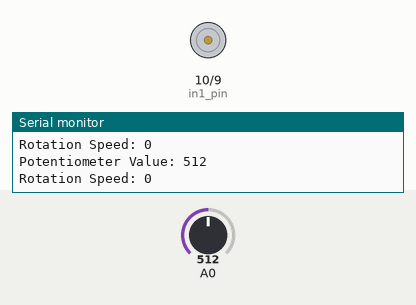
A sketch run on a simulated Arduino Uno, built with avr-gcc and run on an emulated ATmega328P. Parts: motor-driver pin pairs drawn as motors (green arrow = first pin HIGH = forward, orange = second pin HIGH = backward, longer = more drive, scaled by the enable pin), the last lines printed to the serial monitor. Inputs (shaded band) come from the test bench; at power-on: A0 = 512.

Above: at 1.2 s.
1.3 s: A0 set to 716
At 2.3 s:
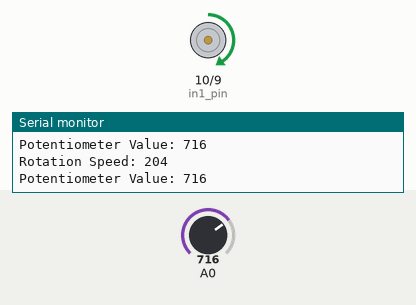
2.8 s: A0 set to 540
At 3.4 s:
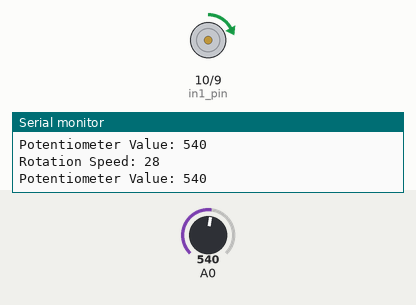
4.3 s: A0 set to 306
At 5.5 s:
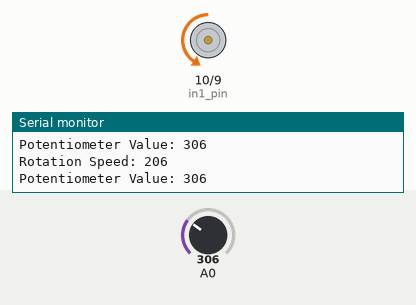
5.8 s: A0 set to 480
At 6.8 s:
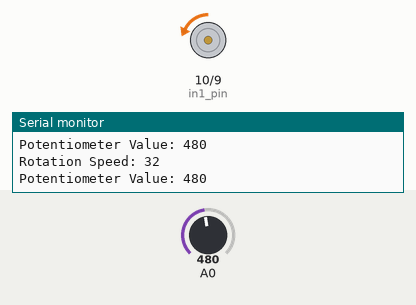
7.3 s: A0 set to 122
At 7.9 s:
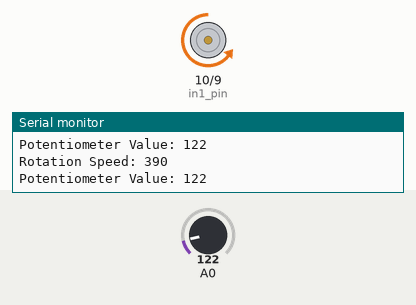
8.8 s: A0 set to 1023
At 9.6 s:
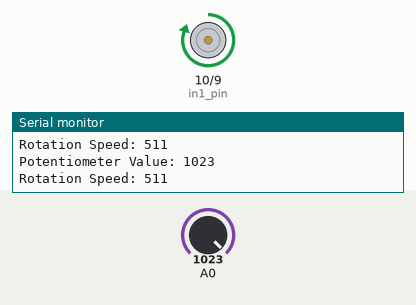
Timing chart, 0 to 11.3 s (numbered marks = the images above; inputs shaded):
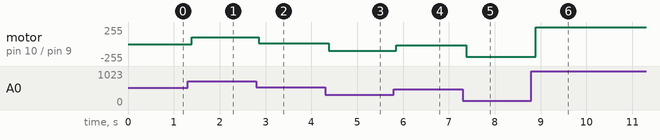

The sketch:

l293d_with_dc_motor.ino
```cpp
int in1_pin = 10;
int in2_pin = 9;
int enable1_pin = 11;

bool rotation_direction;
int rotation_speed;

void setup() {
  pinMode(in1_pin, OUTPUT);
  pinMode(in2_pin, OUTPUT);
  pinMode(enable1_pin, OUTPUT);
  Serial.begin(9600); // Начало работы с серийным монитором
}

void loop() {
  int pot_value = analogRead(A0);
  Serial.print("Potentiometer Value: ");
  Serial.println(pot_value); // Выводим значение потенциометра для отладки

  // Используем пороговые значения для направления
  if (pot_value > 550) {  // Пороговое значение для изменения направления
    rotation_direction = true;
  } else if (pot_value < 470) {  // Пороговое значение для изменения направления
    rotation_direction = false;
  }

  // Скорость вращения зависит от расстояния от середины
  rotation_speed = abs(pot_value - 512);
  Serial.print("Rotation Speed: ");
  Serial.println(rotation_speed); // Выводим скорость вращения

  drive_motor(rotation_direction, map(rotation_speed, 0, 512, 0, 255));
}

void drive_motor(bool direction, int speed) {
  if (direction) {
    digitalWrite(in1_pin, HIGH);
    digitalWrite(in2_pin, LOW);
  } else {
    digitalWrite(in1_pin, LOW);
    digitalWrite(in2_pin, HIGH);
  }

  analogWrite(enable1_pin, constrain(speed, 0, 255));
}
```

Measured:
- after the input at 1.3 s, motor on pin 10 (in1_pin) / pin 9 (in2_pin): stopped → forward 101/255 after 0.09 s
- after the input at 2.8 s, motor on pin 10 (in1_pin) / pin 9 (in2_pin): forward 101/255 → forward 13/255 after 0.05 s
- after the input at 4.3 s, motor on pin 10 (in1_pin) / pin 9 (in2_pin): forward 13/255 → backward 102/255 after 0.08 s
- after the input at 5.8 s, motor on pin 10 (in1_pin) / pin 9 (in2_pin): backward 102/255 → backward 15/255 after 0.05 s
- after the input at 7.3 s, motor on pin 10 (in1_pin) / pin 9 (in2_pin): backward 15/255 → backward 194/255 after 0.08 s
- after the input at 8.8 s, motor on pin 10 (in1_pin) / pin 9 (in2_pin): backward 194/255 → forward 254/255 after 0.10 s
